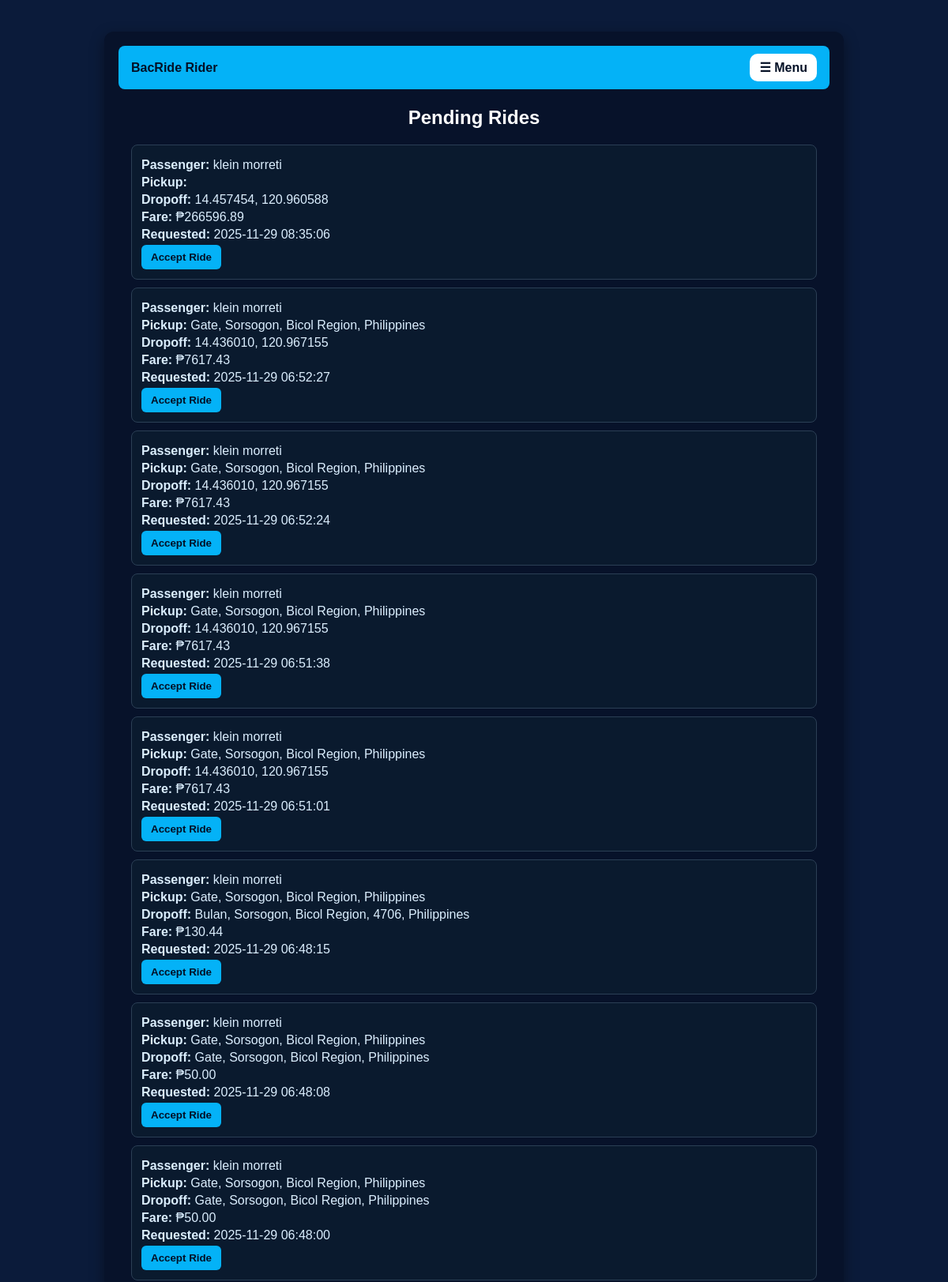
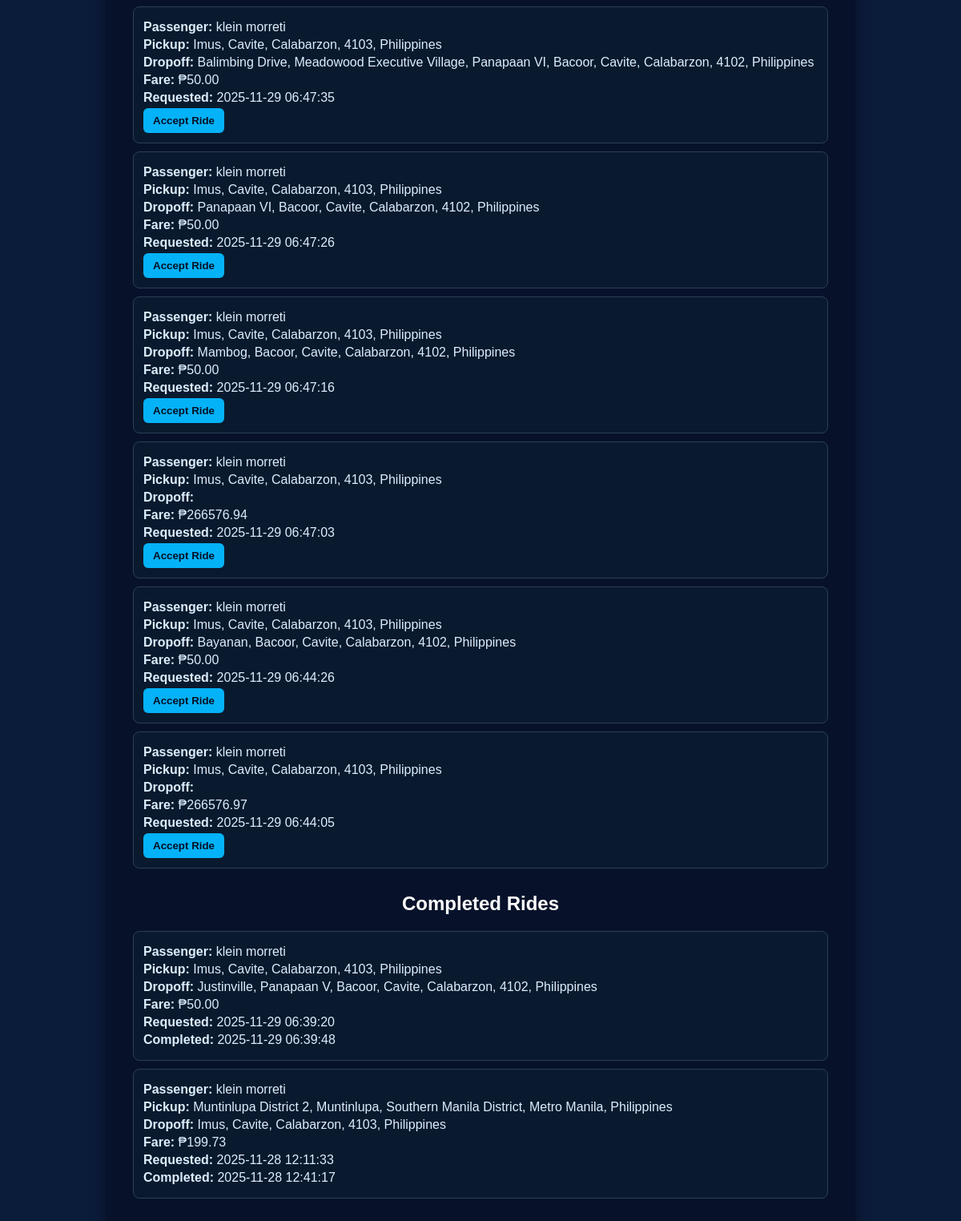
The app's page /user/rider.php (signed in) with its own data (2 pictures, top to bottom).
### tables this page shows
CREATE TABLE `rides` (
  `rideId` int(11) NOT NULL,
  `user_id` int(11) NOT NULL,
  `rider_id` int(11) DEFAULT NULL,
  `pickup_location` varchar(255) NOT NULL,
  `dropoff_location` varchar(255) NOT NULL,
  `status` enum('pending','accepted','in_progress','completed','cancelled') DEFAULT 'pending',
  `fare` decimal(10,2) DEFAULT NULL,
  `date_requested` timestamp NOT NULL DEFAULT current_timestamp(),
  `date_completed` timestamp NULL DEFAULT NULL
);

### user/rider.php (the view, shortened to what this page needs)
<?php
$conn = new mysqli("localhost", "root", "", "tric");
$user_id = $_SESSION['id'];
$stmt = $conn->prepare("SELECT riderId FROM rider WHERE user_id = ?");
$stmt->bind_param("i", $user_id);
$stmt->execute();
$result = $stmt->get_result();
$rider = $result->fetch_assoc();
$rider_id = $rider['riderId'];
$stmt = $conn->prepare("SELECT r.rideId, r.pickup_location, r.dropoff_location, r.fare, r.date_requested, CONCAT(u.firstname, ' ', u.lastname) AS passenger_name
                        FROM rides r
                        JOIN users u ON r.user_id = u.id
                        WHERE r.rider_id = ? AND r.status = 'pending'
                        ORDER BY r.date_requested DESC");
$stmt->bind_param("i", $rider_id);
$stmt->execute();
$pending_rides = $stmt->get_result();
$stmt = $conn->prepare("SELECT r.rideId, r.pickup_location, r.dropoff_location, r.fare, r.date_requested, r.date_completed, CONCAT(u.firstname, ' ', u.lastname) AS passenger_name
                        FROM rides r
                        JOIN users u ON r.user_id = u.id
                        WHERE r.rider_id = ? AND r.status = 'completed'
                        ORDER BY r.date_completed DESC");
$stmt->bind_param("i", $rider_id);
$stmt->execute();
$completed_rides = $stmt->get_result();
?>
<!DOCTYPE html>
<html lang="en">
<head>
<link rel="stylesheet" href="https://unpkg.com/leaflet@1.9.4/dist/leaflet.css"/>
<link rel="stylesheet" href="https://unpkg.com/leaflet-control-geocoder@2.4.0/dist/Control.Geocoder.css"/>
</head>
<body>
<div class="container">
    <div class="topbar">
        <div>BacRide Rider</div>
        <div style="position:relative;">
            <div class="dropdown-btn" id="menuToggle">☰ Menu</div>
        </div>
    </div>
    <div class="container-inner">
    <h2>Pending Rides</h2>
    <div class="ride-list">
        <?php if($pending_rides->num_rows > 0): ?>
            <?php while($ride = $pending_rides->fetch_assoc()): ?>
                <div class="ride-item">
                    <p><strong>Passenger:</strong> <?= htmlspecialchars($ride['passenger_name']) ?></p>
                    <p><strong>Pickup:</strong> <?= htmlspecialchars($ride['pickup_location']) ?></p>
                    <p><strong>Dropoff:</strong> <?= htmlspecialchars($ride['dropoff_location']) ?></p>
                    <p><strong>Fare:</strong> ₱<?= htmlspecialchars($ride['fare']) ?></p>
                    <p><strong>Requested:</strong> <?= htmlspecialchars($ride['date_requested']) ?></p>
                    <form method="POST" style="display:inline;">
                        <button type="submit" name="accept_ride" onclick="return confirm('Accept this ride?')">Accept Ride</button>
                    </form>
                </div>
            <?php endwhile; ?>
        <?php else: ?>
            <p style="text-align:center; color:#9fc7e6;">No pending rides at the moment.</p>
        <?php endif; ?>
    </div>
    <h2 style="margin-top:30px;">Completed Rides</h2>
    <div class="ride-list">
        <?php if($completed_rides->num_rows > 0): ?>
            <?php while($ride = $completed_rides->fetch_assoc()): ?>
                <div class="ride-item">
                    <p><strong>Passenger:</strong> <?= htmlspecialchars($ride['passenger_name']) ?></p>
                    <p><strong>Pickup:</strong> <?= htmlspecialchars($ride['pickup_location']) ?></p>
                    <p><strong>Dropoff:</strong> <?= htmlspecialchars($ride['dropoff_location']) ?></p>
                    <p><strong>Fare:</strong> ₱<?= htmlspecialchars($ride['fare']) ?></p>
                    <p><strong>Requested:</strong> <?= htmlspecialchars($ride['date_requested']) ?></p>
                    <p><strong>Completed:</strong> <?= htmlspecialchars($ride['date_completed']) ?></p>
                </div>
            <?php endwhile; ?>
        <?php else: ?>
            <p style="text-align:center; color:#9fc7e6;">No completed rides yet.</p>
        <?php endif; ?>
    </div>
</div>
</div>
</body>
</html>

### user/rider.php (style rules this page uses)
body { font-family: Arial, sans-serif; background: #0b1b3a; color: #fff; margin:0; padding:0; }
.container { max-width: 900px; margin: 20px auto; background: #07122a; padding: 18px; border-radius: 12px; box-shadow: 0 6px 18px rgba(0,0,0,0.4); }
.topbar { display:flex; justify-content:space-between; align-items:center; background:#04b2f7; padding:10px 16px; border-radius:8px; color:#031026; font-weight:bold; }
.dropdown-btn { background:#fff; color:#031026; padding:8px 12px; border-radius:10px; cursor:pointer; position:relative; }
.container-inner { padding: 16px; }
h2 { margin: 6px 0 12px; color:#fff; text-align:center; }
.ride-list { margin-top: 20px; }
.ride-item { background: #0a1a2e; padding: 12px; margin-bottom: 10px; border-radius: 8px; border: 1px solid #2b3f55; }
.ride-item p { margin: 4px 0; color: #dbeefe; }
button { background:#04b2f7; color:#031026; border:none; padding:8px 12px; border-radius:6px; font-weight:700; cursor:pointer; }
@media (min-width:900px) { .container { margin-top:40px; } }

### records on screen
rides: passenger_name "klein morreti", dropoff_location "14.457454, 120.960588", fare "266596.89", date_requested "2025-11-29 08:35:06"
rides: passenger_name "klein morreti", pickup_location "Gate, Sorsogon, Bicol Region, Philippines", dropoff_location "14.436010, 120.967155", fare "7617.43", date_requested "2025-11-29 06:52:27"
rides: passenger_name "klein morreti", pickup_location "Gate, Sorsogon, Bicol Region, Philippines", dropoff_location "14.436010, 120.967155", fare "7617.43", date_requested "2025-11-29 06:52:24"
rides: passenger_name "klein morreti", pickup_location "Gate, Sorsogon, Bicol Region, Philippines", dropoff_location "14.436010, 120.967155", fare "7617.43", date_requested "2025-11-29 06:51:38"
rides: passenger_name "klein morreti", pickup_location "Gate, Sorsogon, Bicol Region, Philippines", dropoff_location "14.436010, 120.967155", fare "7617.43", date_requested "2025-11-29 06:51:01"
rides: passenger_name "klein morreti", pickup_location "Gate, Sorsogon, Bicol Region, Philippines", dropoff_location "Bulan, Sorsogon, Bicol Region, 4706, Philippines", fare "130.44", date_requested "2025-11-29 06:48:15"
rides: passenger_name "klein morreti", pickup_location "Gate, Sorsogon, Bicol Region, Philippines", dropoff_location "Gate, Sorsogon, Bicol Region, Philippines", fare "50.00", date_requested "2025-11-29 06:48:08"
rides: passenger_name "klein morreti", pickup_location "Gate, Sorsogon, Bicol Region, Philippines", dropoff_location "Gate, Sorsogon, Bicol Region, Philippines", fare "50.00", date_requested "2025-11-29 06:48:00"
rides: passenger_name "klein morreti", pickup_location "Imus, Cavite, Calabarzon, 4103, Philippines", dropoff_location "Balimbing Drive, Meadowood Executive Village, Panapaan VI, Bacoor, Cavite, Calabarzon, 4102, Philippines", fare "50.00", date_requested "2025-11-29 06:47:35"
rides: passenger_name "klein morreti", pickup_location "Imus, Cavite, Calabarzon, 4103, Philippines", dropoff_location "Panapaan VI, Bacoor, Cavite, Calabarzon, 4102, Philippines", fare "50.00", date_requested "2025-11-29 06:47:26"
rides: passenger_name "klein morreti", pickup_location "Imus, Cavite, Calabarzon, 4103, Philippines", dropoff_location "Mambog, Bacoor, Cavite, Calabarzon, 4102, Philippines", fare "50.00", date_requested "2025-11-29 06:47:16"
rides: passenger_name "klein morreti", pickup_location "Imus, Cavite, Calabarzon, 4103, Philippines", fare "266576.94", date_requested "2025-11-29 06:47:03"
rides: passenger_name "klein morreti", pickup_location "Imus, Cavite, Calabarzon, 4103, Philippines", dropoff_location "Bayanan, Bacoor, Cavite, Calabarzon, 4102, Philippines", fare "50.00", date_requested "2025-11-29 06:44:26"
rides: passenger_name "klein morreti", pickup_location "Imus, Cavite, Calabarzon, 4103, Philippines", fare "266576.97", date_requested "2025-11-29 06:44:05"
rides: passenger_name "klein morreti", pickup_location "Imus, Cavite, Calabarzon, 4103, Philippines", dropoff_location "Justinville, Panapaan V, Bacoor, Cavite, Calabarzon, 4102, Philippines", fare "50.00", date_requested "2025-11-29 06:39:20", date_completed "2025-11-29 06:39:48"
rides: passenger_name "klein morreti", pickup_location "Muntinlupa District 2, Muntinlupa, Southern Manila District, Metro Manila, Philippines", dropoff_location "Imus, Cavite, Calabarzon, 4103, Philippines", fare "199.73", date_requested "2025-11-28 12:11:33", date_completed "2025-11-28 12:41:17"
